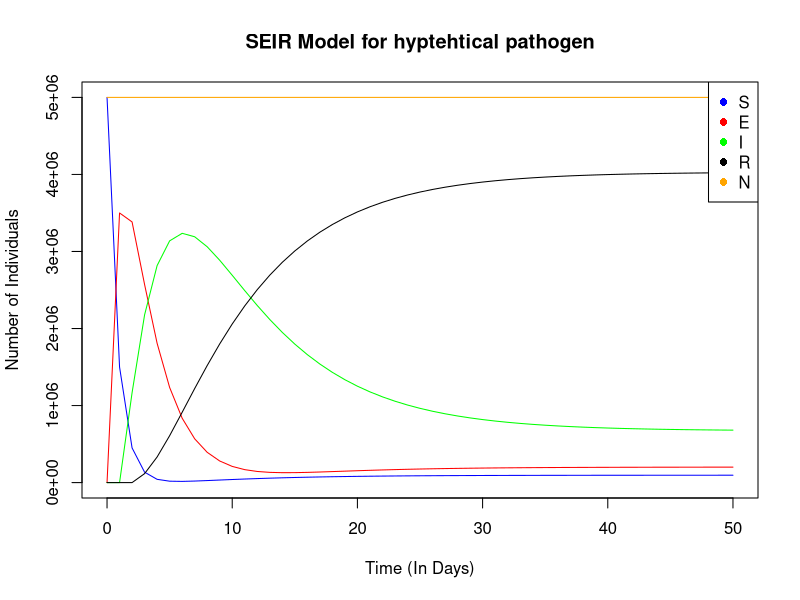

Generate this figure with R:
library(tidyverse)
library(ggplot2)
library(dplyr)

run_seir_model_discrete <- function(beta, sigma,gamma,omega, initial_cond, max_time, time_step) {
  times = seq(0, max_time, time_step)
  nsteps = length(times)

  S <- rep(NA, nsteps)
  S[1] = initial_cond["S"]
  
  E <- rep(NA, nsteps)
  E[1] = initial_cond["E"]
  
  I <- rep(NA, nsteps)
  I[1] = initial_cond["I"]
  
  R <- rep(NA, nsteps)
  R[1] = initial_cond["R"]
  
  incidI <- rep(NA, nsteps)
  incidI[1] = 0
  
  print(S[1])
  print(E[1])
  print(I[1])
  print(R[1])
  print(incidI[1])
  
  for (ii in 2:nsteps) {
    new_E = time_step * beta * max(S[ii - 1], 0)
    new_I = time_step * sigma * max(E[ii - 1], 0)
    new_R = time_step * gamma * max(I[ii - 1], 0)
    new_W = time_step * omega * max(R[ii - 1], 0)
    incidI[ii] = new_I
    
    S[ii] = S[(ii - 1)] - new_E + new_W
    E[ii] = E[(ii - 1)] + new_E - new_I 
    I[ii] = I[(ii - 1)] + new_I - new_R 
    R[ii] = R[(ii - 1)] + new_R - new_W
  }
  # Converts the ouput in a data frame
  out <- data.frame(cbind(times, S,E, I, R, incidI))
  return(out)
}

high_beta_seir<-run_seir_model_discrete(beta= 0.7, sigma=1/3, gamma = 1/10, omega=1/60,
                                        initial_cond = c(S = 5000000, E=0,I = 1, R =0),
                                        max_time = 50,time_step = 1)

# high_beta_seir %>%
#   ggplot()+
#   geom_line(aes(x=times,y=S),color="blue")+
#   geom_line(aes(x=times,y=E),color="red")+
#   geom_line(aes(x=times,y=I),color="green")+
#   geom_line(aes(x=times,y=R),color="black")+
#   geom_line(aes(x=times,y=S+E+I+R),color="orange")+
#   scale_color_manual(name="Legend 1",
#                      values=c("blue", "red","green","black","orange"))
#   #guides(fill=guide_legend(ncol=2))
#   #legend("topright", legend = c("S","E","I", "R","N"), col = c("blue", "red","green","black","orange"), pch = 16)

high_beta_seir<-high_beta_seir %>%
  mutate(N=S+E+I+R)

N=5000000+1
plot(NA, NA, xlim = c(min(high_beta_seir$times), 50), ylim=c(0,N),xlab = 'Time (In Days)', ylab = 'Number of Individuals',main='SEIR Model for hyptehtical pathogen')
#plotting lines for high beta
lines(high_beta_seir$times, high_beta_seir$S, col = 'blue', lty = 1)
lines(high_beta_seir$times, high_beta_seir$E, col = 'red', lty = 1)
lines(high_beta_seir$times, high_beta_seir$I, col = 'green', lty = 1)
lines(high_beta_seir$times, high_beta_seir$R, col = 'black', lty = 1)
lines(high_beta_seir$times, high_beta_seir$N, col = 'orange', lty = 1)
legend("topright", legend = c("S","E","I", "R","N"), col = c("blue", "red","green","black","orange"), pch = 16)
